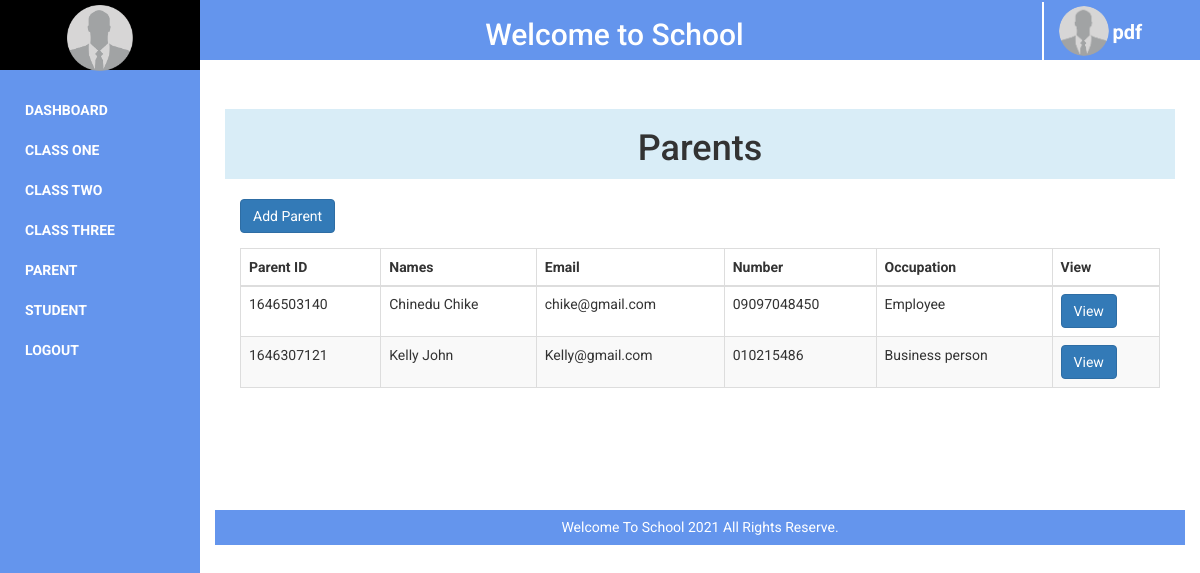
The app's page /parent (signed in) with its own data.
### tables this page shows
CREATE TABLE `parent` (
  `id` int(11) NOT NULL,
  `par_id` varchar(10) NOT NULL,
  `name` varchar(50) NOT NULL,
  `email` varchar(50) NOT NULL,
  `p_number` varchar(11) NOT NULL,
  `occ` varchar(30) NOT NULL,
  `address` varchar(100) NOT NULL,
  `pic` varchar(255) NOT NULL,
  `date` date NOT NULL,
  `status` varchar(10) NOT NULL
);

### config/dblink.php (called while the page is built, shortened)
<?php
class Sam{
private $connect = NULL;
public function __construct()
  {
$servername = "localhost";
$username = "root";
$password = "";
$dbname = "emailpdf";
  $this->connect = "";
  try{
  $this->connect = new PDO("mysql:host=$servername;dbname=$dbname", $username, $password);
  $this->connect->setAttribute(PDO::ATTR_ERRMODE, PDO::ERRMODE_EXCEPTION);
  $this->connect->exec("SET CHARACTER SET utf8");
    }
  catch(PDOException $e) {
  echo 'Error: ' . $e->getMessage();
        }
  }
 public function tbl_select($tblquery,$tblvalue = array())
 {
 try{
  $stmt = $this->connect->prepare($tblquery);
  $stmt->execute($tblvalue);
  $results = $stmt->fetchAll(PDO::FETCH_ASSOC);
  return $results;
} catch(PDOException $e) {
    echo 'Error: ' . $e->getMessage();
  }
 }
  }
?>

### pages/parent.php (the view, shortened to what this page needs)
<div class="row">
    <div class="col-md-12 text-center bg-info" style="margin-top:9px">
        <h1>Parents</h1>
    </div>
</div>
<br/>
<div class="row no-space">
    <div class="col-md-2" style="margin-bottom:15px;">
        <a href="addparent2" class="btn btn-primary">Add Parent</a>
    </div>
</div>
    <table class="table table-hover table-bordered table-striped">
        <thead>
            <tr>
                <th>Parent ID</th>
                <th>Names</th>
                <th>Email</th>
                <th>Number</th>
                <th>Occupation</th>
                <th>View</th>
            </tr>
        </thead>
        <tbody>
            <tr>
                <?php
                    $tblquery = "SELECT * FROM parent ORDER BY name";
                    $tblvalue = array();
                    $select = $collect->tbl_select($tblquery, $tblvalue);
                    foreach($select as $data){
                        extract($data);
                        ?>
                        <?php
                            echo "
                                <tr>
                                    <td>$par_id</td>
                                    <td>$name</td>
                                    <td>$email</td>
                                    <td>$p_number</td>
                                    <td>$occ</td>
                                    <td>
                                        <form action='parent' method='POST'>
                                            <input type='hidden' name='id' value='$id'>
                                            <input type='hidden' name='par_id' value='$par_id'>
                                            <input type='submit' name='view' class='btn btn-primary' value='View'>
                                        </form>
                                    </td>
                                </tr>
                            ";
                    }
                ?>
            </tr>
        </tbody>
    </table>

### styles/stylesheet.css (style rules this page uses)
body { box-sizing: border-box; font-family: 'Roboto', sans-serif; margin: 0; overflow-x: hidden; padding: 0; }

### records on screen
parent: par "1646503140", name "Chinedu Chike", email "chike@gmail.com", p_number "09097048450", occ "Employee"
parent: par "1646307121", name "Kelly John", email "Kelly@gmail.com", p_number "010215486", occ "Business person"

### other values on screen
$_SESSION['username'] "pdf"
